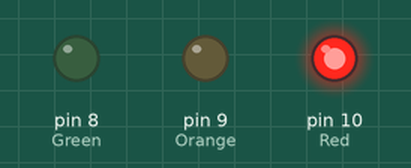
Bench run of a sketch on a simulated Arduino Uno, built with avr-gcc and run on an emulated ATmega328P. On the bench: output pins drawn as LEDs (lit = HIGH).

Above: at 3.5 s.
At 7.5 s:
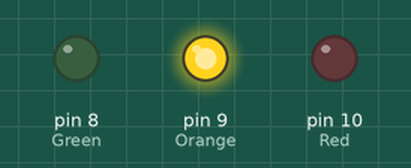
At 11.5 s:
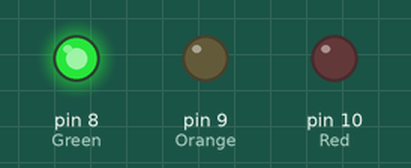
Timing chart, 0 to 19.5 s (numbered marks = the images above):
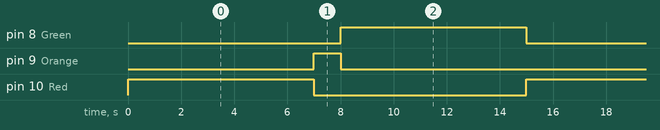

The sketch:

01-traffic-light.ino
```cpp
//Tinkercad Schematic: https://www.tinkercad.com/things/7qOcg4XDwK0-traffic-lights?sharecode=fzNKd56A5XxppdHCA9GvkYYm9xBVuXa8MfA5d3dI7Y8

#define Red 10
#define Orange 9
#define Green 8
void setup()
{
  pinMode(Red, OUTPUT);
  pinMode(Orange, OUTPUT);
  pinMode(Green, OUTPUT);
}

void loop()
{
  digitalWrite(Green, LOW);
  digitalWrite(Red, HIGH);
  delay(7000);
  digitalWrite(Red, LOW);
  digitalWrite(Orange, HIGH);
  delay(1000);
  digitalWrite(Orange, LOW);
  digitalWrite(Green, HIGH);
  delay(7000);
}
```

Measured:
- by itself, pin 8 (Green), pin 10 (Red): alternates HIGH for 7.0 s and LOW for 8.0 s
- by itself, pin 9 (Orange): alternates HIGH for 1.0 s and LOW for 14.0 s
- by itself, everything shown: repeats every 15.0 s, in 3 steps
